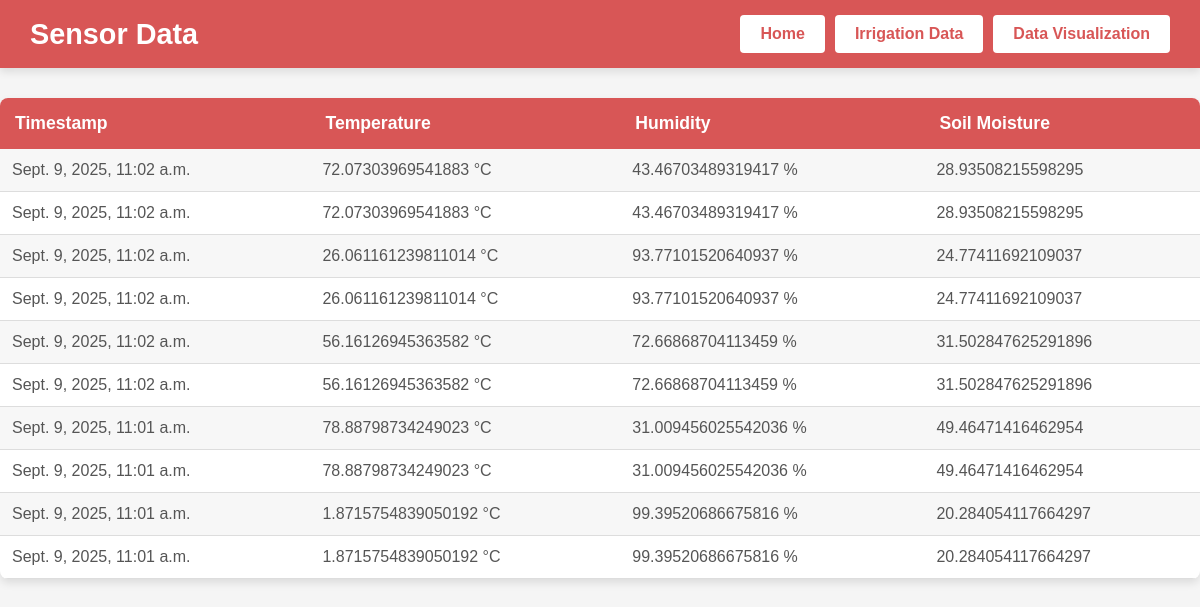
Screenshot of /sensor/data/ with the database file from the repository.
### sensor_data/models.py (models this page shows)
class SensorData(models.Model):
    temperature = models.FloatField()
    humidity = models.FloatField()
    soil_moisture = models.FloatField(default=0.0)  # Độ ẩm đất
    timestamp = models.DateTimeField(auto_now_add=True)

### sensor_data/views.py (the view)
# urls.py: path('data/', sensor_data_view, name='sensor_data_view'),
def sensor_data_view(request):
    data = SensorData.objects.all().order_by('-timestamp')[:10]
    return render(request, 'data.html', {'data': data})

### sensor_data/templates/data.html (shortened to what this page needs)
<!DOCTYPE html>
<html lang="en">
<head>
</head>
<header>
    <h1>Sensor Data</h1>
    <nav>
        <a href="{% url 'home' %}">Home</a>
        <a href="{% url 'irrigation_view' %}">Irrigation Data</a>
        <a href="{% url 'data_visualization' %}">Data Visualization</a>
    </nav>
</header>
<body>
    <table>
        <tr>
            <th>Timestamp</th>
            <th>Temperature</th>
            <th>Humidity</th>
            <th>Soil Moisture</th>
        </tr>
        {% for item in data %}
        <tr>
            <td>{{ item.timestamp }}</td>
            <td>{{ item.temperature }} °C</td>
            <td>{{ item.humidity }} %</td>
            <td>{{ item.soil_moisture }} </td>
        </tr>
        {% endfor %}
    </table>
</body>
</html>

### sensor_data/templates/data.html (style rules this page uses)
body { font-family: Arial, sans-serif; margin: 0; padding: 0; box-sizing: border-box; background-color: #f5f5f5; color: #333; }
header { background-color: #d85656; display: flex; align-items: center; justify-content: space-between; padding: 15px 30px; box-shadow: 0 4px 8px rgba(0, 0, 0, 0.1); }
h1 { color: #ffffff; font-size: 1.8em; margin: 0; }
nav { display: flex; gap: 10px; }
nav a { background-color: #ffffff; color: #d85656; text-decoration: none; padding: 10px 20px; border-radius: 4px; font-weight: bold; font-size: 1em; transition: background-color 0.3s ease, color 0.3s ease; text-align: center; }
table { width: 100%; border-collapse: collapse; box-shadow: 0 4px 8px rgba(0, 0, 0, 0.1); margin: auto; margin-top: 30px; background-color: #fff; border-radius: 8px; overflow: hidden; }
th { background-color: #d85656; color: #fff; padding: 15px; font-size: 1.1em; text-align: left; }
td { padding: 12px; font-size: 1em; color: #555; border-bottom: 1px solid #ddd; }
tr:nth-child(even) td { background-color: #f7f7f7; }

### rows the page displays
SensorData: timestamp "Sept. 9, 2025, 11:02 a.m.", temperature "72.07303969541883", humidity "43.46703489319417", soil_moisture "28.93508215598295"
SensorData: timestamp "Sept. 9, 2025, 11:02 a.m.", temperature "72.07303969541883", humidity "43.46703489319417", soil_moisture "28.93508215598295"
SensorData: timestamp "Sept. 9, 2025, 11:02 a.m.", temperature "26.061161239811014", humidity "93.77101520640937", soil_moisture "24.77411692109037"
SensorData: timestamp "Sept. 9, 2025, 11:02 a.m.", temperature "26.061161239811014", humidity "93.77101520640937", soil_moisture "24.77411692109037"
SensorData: timestamp "Sept. 9, 2025, 11:02 a.m.", temperature "56.16126945363582", humidity "72.66868704113459", soil_moisture "31.502847625291896"
SensorData: timestamp "Sept. 9, 2025, 11:02 a.m.", temperature "56.16126945363582", humidity "72.66868704113459", soil_moisture "31.502847625291896"
SensorData: timestamp "Sept. 9, 2025, 11:01 a.m.", temperature "78.88798734249023", humidity "31.009456025542036", soil_moisture "49.46471416462954"
SensorData: timestamp "Sept. 9, 2025, 11:01 a.m.", temperature "78.88798734249023", humidity "31.009456025542036", soil_moisture "49.46471416462954"
SensorData: timestamp "Sept. 9, 2025, 11:01 a.m.", temperature "1.8715754839050192", humidity "99.39520686675816", soil_moisture "20.284054117664297"
SensorData: timestamp "Sept. 9, 2025, 11:01 a.m.", temperature "1.8715754839050192", humidity "99.39520686675816", soil_moisture "20.284054117664297"
